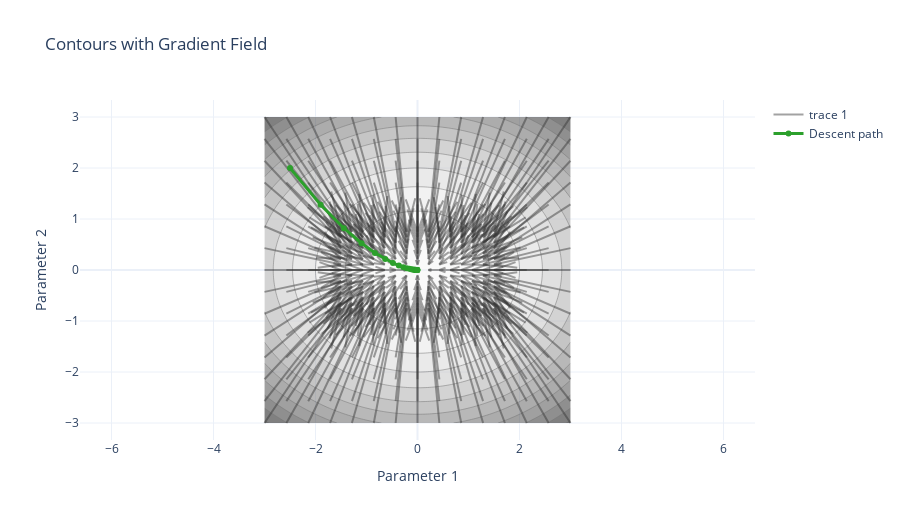

Notebook code for this chart:
### Markdown cell above
## 3. 2D Contours + Gradient Field
We view a 2D convex function from above. Contours are level sets; arrows show the descent direction (negative gradient).

### Code cell
grid = np.linspace(-3, 3, 140)
X, Y = np.meshgrid(grid, grid)
Z = f_2d(X, Y)

path = gradient_descent_2d(-2.5, 2.0, lr=0.12, steps=25)

q = np.linspace(-3, 3, 15)
Xq, Yq = np.meshgrid(q, q)
U, V = grad_f_2d(Xq, Yq)

quiver_fig = ff.create_quiver(
    Xq, Yq, -U, -V,
    scale=0.25, arrow_scale=0.3,
    line=dict(color="rgba(50,50,50,0.45)")
)

fig = go.Figure()
fig.add_trace(
    go.Contour(x=grid, y=grid, z=Z, colorscale="Greys", contours=dict(showlabels=False), opacity=0.55, showscale=False)
)
for tr in quiver_fig.data:
    fig.add_trace(tr)

fig.add_trace(
    go.Scatter(x=path[:, 0], y=path[:, 1], mode="lines+markers",
               line=dict(color=PALETTE["path_right"], width=3),
               marker=dict(size=6, color=PALETTE["path_right"]), name="Descent path")
)

fig.update_layout(
    title="Contours with Gradient Field",
    xaxis_title="Parameter 1",
    yaxis_title="Parameter 2",
    height=520,
    xaxis=dict(scaleanchor="y", scaleratio=1),
)
fig.show()

### Figure 1 — Plotly figure (JSON) as saved in the notebook; plotly's stock layout.template omitted (floating-point values rounded to 4 significant figures; data arrays with more than 128 entries replaced by an {"elided": "..."} marker saying what was removed)
{"data": [{"colorscale": [[0, "rgb(255,255,255)"], [0.125, "rgb(240,240,240)"], [0.25, "rgb(217,217,217)"], [0.375, "rgb(189,189,189)"], [0.5, "rgb(150,150,150)"], [0.625, "rgb(115,115,115)"], [0.75, "rgb(82,82,82)"], [0.875, "rgb(37,37,37)"], [1, "rgb(0,0,0)"]], "contours": {"showlabels": false}, "opacity": 0.55, "showscale": false, "type": "contour", "x": {"elided": "140 float values"}, "y": {"elided": "140 float values"}, "z": {"elided": "140x140 float values"}}, {"line": {"color": "rgba(50,50,50,0.45)"}, "mode": "lines", "type": "scatter", "x": {"elided": "1575 float values"}, "y": {"elided": "1575 float values"}}, {"line": {"color": "#2ca02c", "width": 3}, "marker": {"color": "#2ca02c", "size": 6}, "mode": "lines+markers", "name": "Descent path", "type": "scatter", "x": [-2.5, -1.9, -1.444, -1.097, -0.8341, -0.6339, -0.4817, -0.3661, -0.2783, -0.2115, -0.1607, -0.1221, -0.09283, -0.07055, -0.05362, -0.04075, -0.03097, -0.02354, -0.01789, -0.0136, -0.01033, -0.007853, -0.005968, -0.004536, -0.003447, -0.00262], "y": [2.0, 1.28, 0.8192, 0.5243, 0.3355, 0.2147, 0.1374, 0.08796, 0.05629, 0.03603, 0.02306, 0.01476, 0.009445, 0.006045, 0.003869, 0.002476, 0.001585, 0.001014, 0.000649, 0.0004154, 0.0002658, 0.0001701, 0.0001089, 6.969e-05, 4.46e-05, 2.854e-05]}], "layout": {"height": 520, "title": {"text": "Contours with Gradient Field"}, "xaxis": {"scaleanchor": "y", "scaleratio": 1, "title": {"text": "Parameter 1"}}, "yaxis": {"title": {"text": "Parameter 2"}}}}
